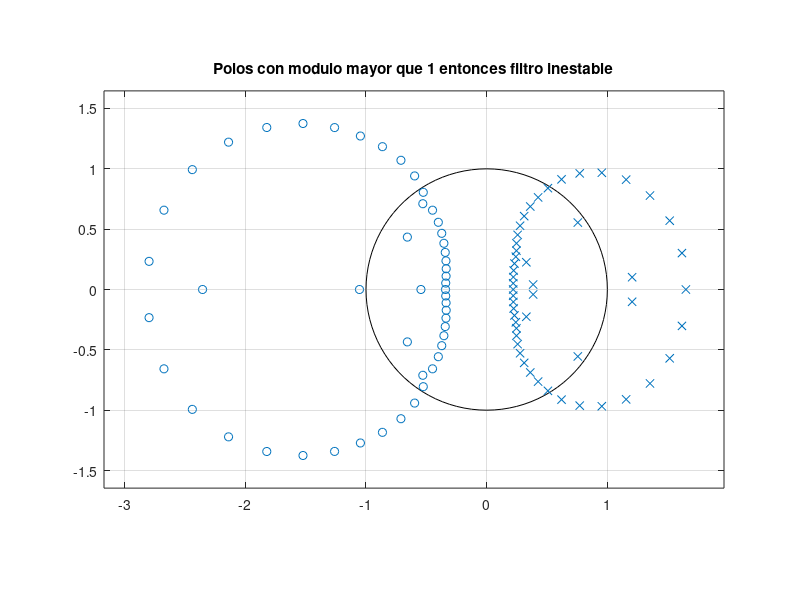
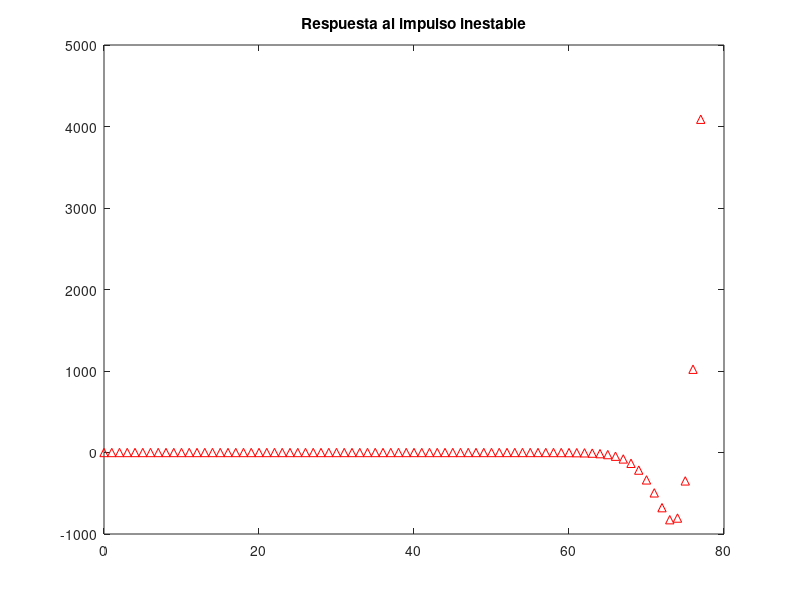
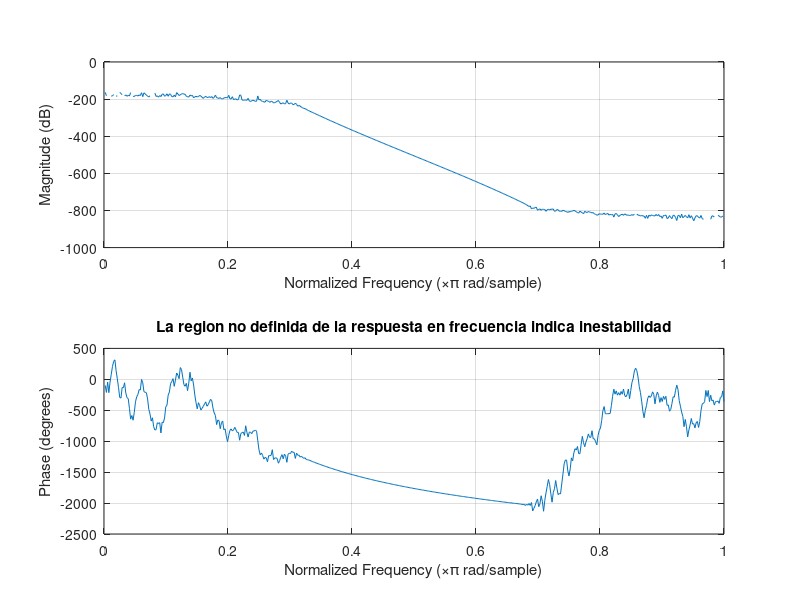
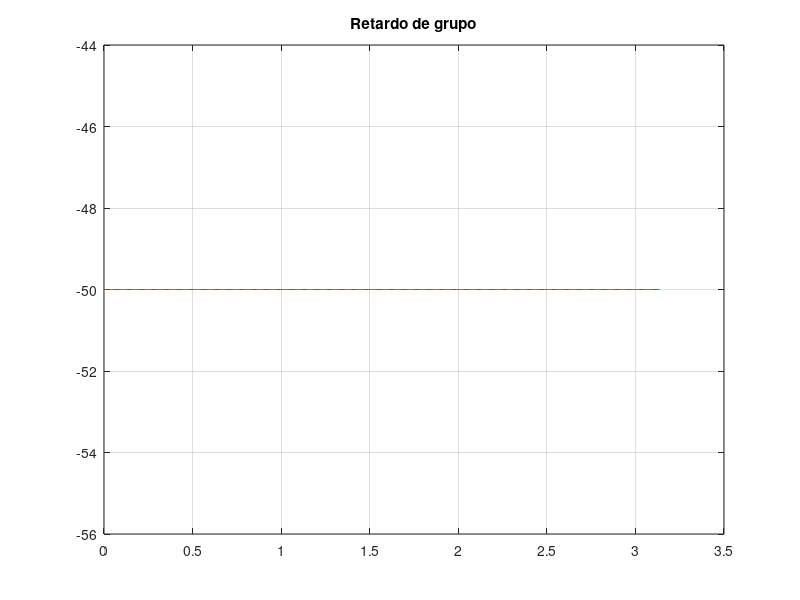

These figures' MATLAB source, in order:
% Diseno de filtros IIR ejemplos

% El filtro paso bajo a disenar tiene una frecuencias y rizados lineales

wp=0.19*pi; % Frecuencia maxima de la banda de paso
ws=0.21*pi; % Frecuencia minima de la banda de atenuacion (stop)
dp=0.1; % rizado (delta de la banda de paso)
ds=0.01; % rizado (delta de la banda de atenuacion)

% Los valores de frecuenciass en Matlab estan normalizados 1 es frecuencia pi
Wp=wp/pi;
Ws=ws/pi;

% Los valores de rizado se pasan a decibelios
Rp=-20*log10(1-dp);
Rs=-20*log10(ds); % - para que salga dB positivos

filtro=menu('Metodo de diseno del filtro IIR','Butterworth','Chebyshev I','Chebyshev II','Eliptico');

switch filtro
    case 1,
        % Diseno del filtro Butterworh (sale inestable)
        [N,Wn]=buttord(Wp,Ws,Rp,Rs); % orden y frecuencia de corte
        [B,A]=butter(N,Wn);

        figure;zplane(B,A);title('Polos con modulo mayor que 1 entonces filtro inestable');
        figure;impz(B,A);title('Respuesta al impulso inestable');
        figure;freqz(B,A);title('La region no definida de la respuesta en frecuencia indica inestabilidad');
        figure;grpdelay(B,A);title('Retardo de grupo');

        [N,Wn]=buttord(0.15,0.25,Rp,Rs); % orden y frecuencia de corte
        [B,A]=butter(N,Wn);

        figure;zplane(B,A);title('Plano z estable');
        figure;impz(B,A);title('Respuesta al impulso estable');
        figure;freqz(B,A);title('Se ha relajado la banda de paso de la respuesta en frecuencia');
        figure;grpdelay(B,A);title('Retardo de grupo similar para todas las frecuencias de la banda de paso');

    case 2,
        % Diseno del filtro Chebishev I
        [N,Wn]=cheb1ord(Wp,Ws,Rp,Rs); % orden y frecuencia de corte
        [B,A]=cheby1(N,Rp,Wn);

        figure;zplane(B,A);title('Plano z estable, orden medio, polos cerca del circulo unidad');
        figure;impz(B,A);title('Respuesta al impulso estable');
        figure;freqz(B,A);title('Respuesta en frecuencia. Rizado constante en banda de paso');
        figure;grpdelay(B,A);title('Retardo de grupo muy variable en la banda de paso');

    case 3,
        % Diseno del filtro Chebishev II
        [N,Wn]=cheb2ord(Wp,Ws,Rp,Rs); % orden y frecuencia de corte
        [B,A]=cheby2(N,Rs,Wn);

        figure;zplane(B,A);title('Plano z estable, orden medio, polos cerca del circulo unidad');
        figure;impz(B,A);title('Respuesta al impulso estable');
        figure;freqz(B,A);title('Respuesta en frecuencia. Rizado constante en banda de atenuacion');
        figure;grpdelay(B,A);title('Retardo de grupo muy variable en la banda de paso');

    case 4,
        % Diseno del filtro Eliptico
        [N,Wn]=ellipord(Wp,Ws,Rp,Rs); % orden y frecuencia de corte
        [B,A]=ellip(N,Rp,Rs,Wn);

        figure;zplane(B,A);title('Plano z estable, orden bajo, polos cerca del circulo unidad');
        figure;impz(B,A);title('Respuesta al impulso estable');
        figure;freqz(B,A);title('Respuesta en frecuencia. Rizado constante en todas las bandas');
        figure;grpdelay(B,A);title('Retardo de grupo muy variable en la banda de paso');

end;
